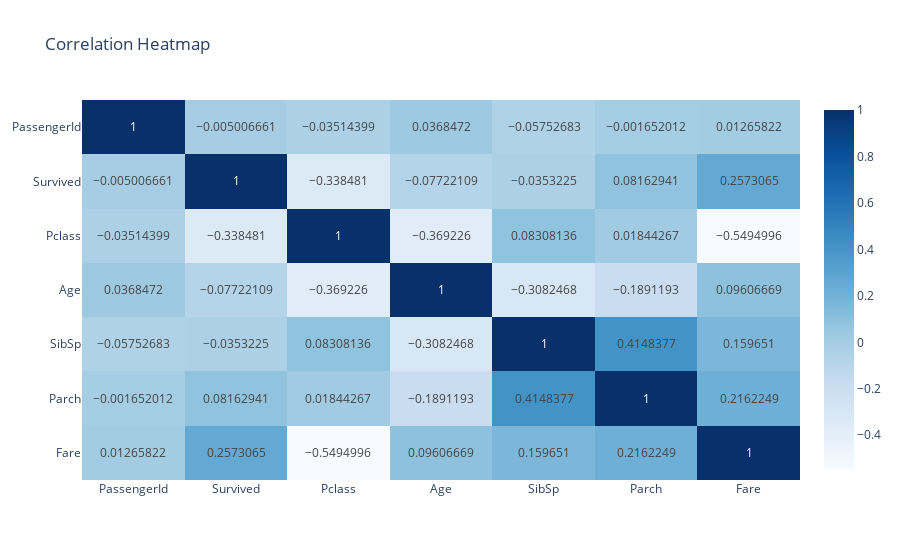

Notebook source saved alongside this figure:
### Code cell
import plotly.express as px

fig_px = px.imshow(corr_matrix, text_auto=True, aspect='auto', 
          title= 'Correlation Heatmap', 
          color_continuous_scale='Blues')

fig_px.show()
#  알고 싶은 것은 survived 이므로 그것과 다른 변수간의 관계를 중점으로 봄
#  fare색상이 진해보임

### Figure 1 — Plotly figure (JSON) as saved in the notebook; plotly's stock layout.template omitted (floating-point values rounded to 4 significant figures)
{"data": [{"coloraxis": "coloraxis", "hovertemplate": "x: %{x}<br>y: %{y}<br>color: %{z}<extra></extra>", "name": "0", "texttemplate": "%{z}", "type": "heatmap", "x": ["PassengerId", "Survived", "Pclass", "Age", "SibSp", "Parch", "Fare"], "xaxis": "x", "y": ["PassengerId", "Survived", "Pclass", "Age", "SibSp", "Parch", "Fare"], "yaxis": "y", "z": [[1.0, -0.005007, -0.03514, 0.03685, -0.05753, -0.001652, 0.01266], [-0.005007, 1.0, -0.3385, -0.07722, -0.03532, 0.08163, 0.2573], [-0.03514, -0.3385, 1.0, -0.3692, 0.08308, 0.01844, -0.5495], [0.03685, -0.07722, -0.3692, 1.0, -0.3082, -0.1891, 0.09607], [-0.05753, -0.03532, 0.08308, -0.3082, 1.0, 0.4148, 0.1597], [-0.001652, 0.08163, 0.01844, -0.1891, 0.4148, 1.0, 0.2162], [0.01266, 0.2573, -0.5495, 0.09607, 0.1597, 0.2162, 1.0]]}], "layout": {"coloraxis": {"colorscale": [[0, "rgb(247,251,255)"], [0.125, "rgb(222,235,247)"], [0.25, "rgb(198,219,239)"], [0.375, "rgb(158,202,225)"], [0.5, "rgb(107,174,214)"], [0.625, "rgb(66,146,198)"], [0.75, "rgb(33,113,181)"], [0.875, "rgb(8,81,156)"], [1, "rgb(8,48,107)"]]}, "title": {"text": "Correlation Heatmap"}, "xaxis": {"anchor": "y", "domain": [0, 1]}, "yaxis": {"anchor": "x", "autorange": "reversed", "domain": [0, 1]}}}
